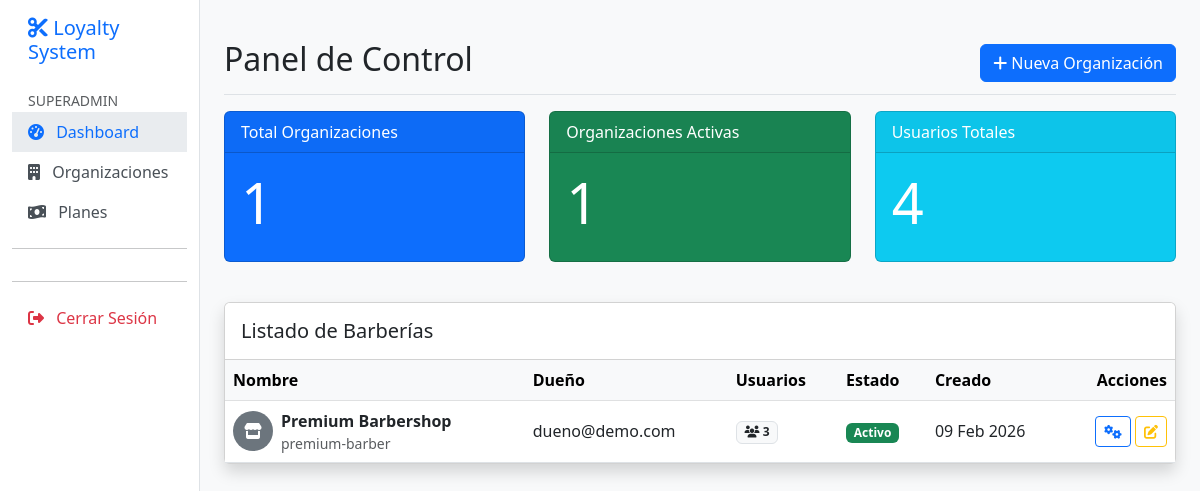
Page /superadmin/ (signed in) on the committed database.
### apps/core/models.py (models this page shows, shortened)
class Organization(models.Model):
    name = models.CharField(max_length=255, verbose_name="Nombre del Negocio")
    slug = models.SlugField(max_length=255, unique=True, verbose_name="Slug URL")
    owner = models.ForeignKey(
        settings.AUTH_USER_MODEL,
        on_delete=models.PROTECT,
        related_name='owned_organizations',
        verbose_name="Dueño"
    )
    logo = models.ImageField(upload_to='logos/', null=True, blank=True, verbose_name="Logo")
    primary_color = models.CharField(max_length=7, default='#3B82F6', verbose_name="Color Primario")
    timezone = models.CharField(max_length=50, default='America/Lima', verbose_name="Zona Horaria")
    currency = models.CharField(max_length=3, default='PEN', verbose_name="Moneda")
    is_active = models.BooleanField(default=True, verbose_name="Activo")
    created_at = models.DateTimeField(auto_now_add=True, verbose_name="Creado el")
    updated_at = models.DateTimeField(auto_now=True, verbose_name="Actualizado el")
    class Meta:
        verbose_name = "Organización"
        verbose_name_plural = "Organizaciones"

### apps/users/models.py (models this page shows, shortened)
class User(AbstractUser):
    email = models.EmailField(unique=True, verbose_name="Correo Electrónico")
    is_owner = models.BooleanField(default=False, verbose_name="Es Dueño")
    is_staff_member = models.BooleanField(default=False, verbose_name="Es Trabajador")
    is_customer = models.BooleanField(default=False, verbose_name="Es Cliente")
    organization = models.ForeignKey(
        'core.Organization',
        on_delete=models.CASCADE,
        null=True,
        blank=True,
        related_name='users',
        verbose_name="Organización"
    )
    phone = models.CharField(max_length=20, blank=True, null=True, verbose_name="Teléfono")
    avatar = models.ImageField(upload_to='avatars/', blank=True, null=True, verbose_name="Avatar")
    USERNAME_FIELD = 'email'
    REQUIRED_FIELDS = ['username']
    class Meta:
        verbose_name = "Usuario"
        verbose_name_plural = "Usuarios"

### apps/superadmin/views.py (the view)
# urls.py: path('', views.tenant_dashboard, name='dashboard'),
@user_passes_test(is_superuser)
def dashboard(request):
    organizations = Organization.objects.annotate(
        user_count=Count('users')
    ).prefetch_related('feature_flags', 'usage_limits')
    total_organizations = organizations.count()
    active_organizations = organizations.filter(is_active=True).count()
    total_users = User.objects.count()
    context = {
        'organizations': organizations,
        'total_organizations': total_organizations,
        'active_organizations': active_organizations,
        'total_users': total_users,
    }
    return render(request, 'superadmin/dashboard.html', context)

### apps/core/models.py (called while the page is built)
def set_current_tenant(tenant):
    _thread_locals.tenant = tenant

### apps/superadmin/views.py (called while the page is built)
def is_superuser(user):
    return user.is_superuser

### apps/superadmin/templates/superadmin/dashboard.html (shortened to what this page needs)
{% extends 'base.html' %}
{% block content %}
<div class="d-flex justify-content-between flex-wrap flex-md-nowrap align-items-center pt-3 pb-2 mb-3 border-bottom">
    <h1 class="h2">Panel de Control</h1>
    <div class="btn-toolbar mb-2 mb-md-0">
        <a href="{% url 'superadmin:organization_create' %}" class="btn btn-primary">
            <i class="fas fa-plus"></i> Nueva Organización
        </a>
    </div>
</div>
<div class="row mb-4">
    <div class="col-md-4">
        <div class="card text-white bg-primary mb-3">
            <div class="card-header">Total Organizaciones</div>
            <div class="card-body">
                <h5 class="card-title display-4">{{ total_organizations }}</h5>
            </div>
        </div>
    </div>
    <div class="col-md-4">
        <div class="card text-white bg-success mb-3">
            <div class="card-header">Organizaciones Activas</div>
            <div class="card-body">
                <h5 class="card-title display-4">{{ active_organizations }}</h5>
            </div>
        </div>
    </div>
    <div class="col-md-4">
        <div class="card text-white bg-info mb-3">
            <div class="card-header">Usuarios Totales</div>
            <div class="card-body">
                <h5 class="card-title display-4">{{ total_users }}</h5>
            </div>
        </div>
    </div>
</div>
<div class="card shadow">
    <div class="card-header bg-white py-3">
        <h5 class="mb-0">Listado de Barberías</h5>
    </div>
    <div class="table-responsive">
        <table class="table table-hover align-middle mb-0">
            <thead class="table-light">
                <tr>
                    <th>Nombre</th>
                    <th>Dueño</th>
                    <th>Usuarios</th>
                    <th>Estado</th>
                    <th>Creado</th>
                    <th class="text-end">Acciones</th>
                </tr>
            </thead>
            <tbody>
                {% for org in organizations %}
                <tr>
                    <td>
                        <div class="d-flex align-items-center">
                            {% if org.logo %}
                            <img src="{{ org.logo.url }}" class="rounded-circle me-2" width="40" height="40" alt="Logo">
                            {% else %}
                            <div class="rounded-circle bg-secondary text-white d-flex justify-content-center align-items-center me-2" style="width: 40px; height: 40px;">
                                <i class="fas fa-store"></i>
                            </div>
                            {% endif %}
                            <div>
                                <div class="fw-bold">{{ org.name }}</div>
                                <div class="small text-muted">{{ org.slug }}</div>
                            </div>
                        </div>
                    </td>
                    <td>{{ org.owner.email }}</td>
                    <td>
                        <span class="badge bg-light text-dark border">
                            <i class="fas fa-users"></i> {{ org.user_count }}
                        </span>
                    </td>
                    <td>
                        {% if org.is_active %}
                        <span class="badge bg-success">Activo</span>
                        {% else %}
                        <span class="badge bg-danger">Inactivo</span>
                        {% endif %}
                    </td>
                    <td>{{ org.created_at|date:"d M Y" }}</td>
                    <td class="text-end">
                        <a href="{% url 'superadmin:organization_features' org.pk %}" class="btn btn-sm btn-outline-primary" title="Configurar Features">
                            <i class="fas fa-cogs"></i>
                        </a>
                        <a href="{% url 'superadmin:organization_edit' org.pk %}" class="btn btn-sm btn-outline-warning" title="Editar">
                            <i class="fas fa-edit"></i>
                        </a>
                    </td>
                </tr>
                {% empty %}
                <tr>
                    <td colspan="6" class="text-center py-4 text-muted">No hay organizaciones registradas.</td>
                </tr>
                {% endfor %}
            </tbody>
        </table>
    </div>
</div>
{% endblock %}

### templates/base.html (style rules this page uses)
body { background-color: #f8f9fa; }

### rows in the picture
Organization: name "Premium Barbershop", slug "premium-barber", owner.email "dueno@demo.com", user_count "3", is_active "Activo", created_at "09 Feb 2026"

### other values in the picture
{{ total_organizations }} "1"
{{ active_organizations }} "1"
{{ total_users }} "4"
